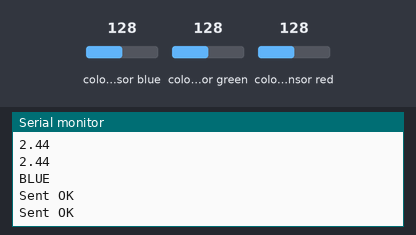
Recording of a sketch running on a simulated ESP8266 (NodeMCU). On the bench: the last lines printed to the serial monitor. Wiring (inferred from the names in the program): TCS3200 colour sensor: output GPIO 13; S2 GPIO 12; S3 GPIO 14. The inputs (shaded band) are chosen by the test bench; at power-on: colour sensor blue 128, colour sensor green 128, colour sensor red 128.

Above: at 1.2 s.
1.3 s: colour sensor blue set to 5
At 3.8 s:
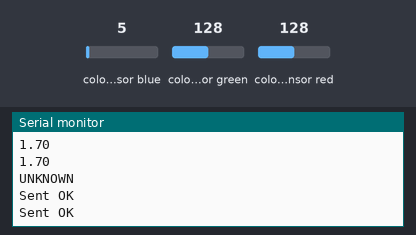
4.2 s: colour sensor green set to 64
At 5.6 s:
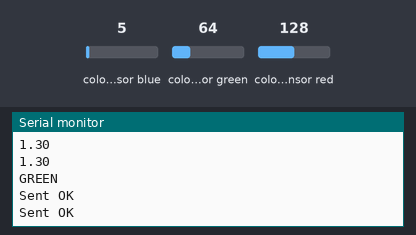
6.6 s: colour sensor red set to 5
At 9.4 s:
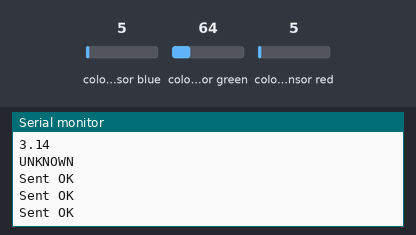
Timing chart, 0 to 10.9 s (numbered marks = the images above; inputs shaded):
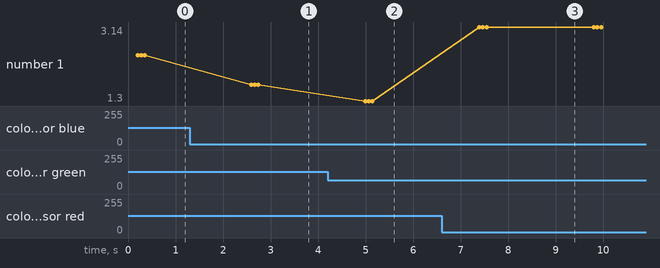

Measured:
- after the input at 1.3 s, the serial monitor: prints a new line after 1.3 s (image 1)
- after the input at 4.2 s, the serial monitor: prints a new line after 0.79 s (image 2)
- after the input at 6.6 s, the serial monitor: prints a new line after 0.79 s (image 3)
- plotted number 1: 2.44 → 1.7 after the input at 1.3 s, 1.7 → 1.3 after the input at 4.2 s, 1.3 → 3.14 after the input at 6.6 s

The sketch:

tcs3200_esp8266.ino
```cpp
#include <ESP8266WiFi.h>
#include <espnow.h>
#include <user_interface.h>

const int S3 = 14;
const int S2 = 12;
const int OUT = 13;

const int nr_channel = 9;
const unsigned long time_out = 30000;
uint32_t seqContor = 0;
unsigned long lastHeartbeat = 0;

enum { RED = 0,
       GREEN = 1,
       BLUE = 2,
       UNKNOWN = 3,
       NOT_READY = 4,
       EMPTY = 5 };
enum { CUBE_DETECTED = 0,
       COLOR_RESULT = 1,
       HEARTBEAT = 2 };

uint8_t receiverMAC[] = { 0x58, 0x2A, 0xBD, 0x80, 0x82, 0xE8 };

typedef struct {
  uint8_t type;
  uint8_t color;
  uint32_t seq;
  uint32_t t_ms;
} Message;

Message esp8266Data;

//Read 8 pulses per channel so the output will be more stable and returns the average (average)
unsigned long readChannel_average(bool s3, bool s2) {
  int valid = 0;
  unsigned long sum = 0;

  digitalWrite(S3, s3);
  digitalWrite(S2, s2);
  delay(10);

  for (int i = 1; i <= nr_channel; i++) {
    unsigned long p = pulseIn(OUT, LOW, time_out);
    if (p > 0) {
      sum = sum + p;
      valid++;
    }
  }

  return valid ? sum / valid : 0;
}

unsigned long insertionSortAndGetMedian(unsigned long v[], int n) {
  for (int i = 1; i < n; ++i) {
    unsigned long key = v[i];
    int j = i - 1;

    while (j >= 0 && v[j] > key) {
      v[j + 1] = v[j];
      j = j - 1;
    }
    v[j + 1] = key;
  }
  return v[n / 2];
}

//Read 9 pulses per channel in an array and than it sorts them an return the middle one so the output will be more stable (median)
//More robust than average (ignores the extreme values)
unsigned long readChannel_median(bool s3, bool s2) {
  digitalWrite(S3, s3);
  digitalWrite(S2, s2);
  delay(10);

  unsigned long v[nr_channel];
  int n = 0;
  for (int i = 0; i < nr_channel; i++) {
    unsigned long p = pulseIn(OUT, LOW, time_out);
    if (p > 0) {
      v[n++] = p;
    }
  }

  if (n < nr_channel / 2) return 0;

  return insertionSortAndGetMedian(v, n);
}

//clasify the cubes colors by measuring the pulses based on the value from r/c because it is a more stable number
int clasify_colors(unsigned long R, unsigned long C) {
  float ratio = (float)R / C;
  Serial.println(ratio);
  if (1.9 < ratio && ratio < 2.6) {
    return BLUE;
  } else if (1.0 < ratio && ratio < 1.3) {
    return GREEN;
  } else if (0.4 < ratio && ratio < 0.6) {
    return RED;
  } else {
    return UNKNOWN;
  }
}

// this function is an agreement of 2-3 readings, it fixes the issue as a single bad reading being accepted as a color
int stablecolor() {
  delay(150);

  int votes[4] = { 0, 0, 0, 0 };
  int empty = 0;

  for (int i = 0; i < 3; i++) {
    unsigned long r = readChannel_median(LOW, LOW);
    unsigned long g = readChannel_median(HIGH, HIGH);
    unsigned long b = readChannel_median(HIGH, LOW);
    unsigned long c = readChannel_median(LOW, HIGH);
    //Serial.println(c);

    if (r && g && b && c) {
      if (c > 400) {
        empty++;
      } else {
        votes[clasify_colors(r, c)]++;
      }
    } else {
      Serial.println("NO SIGNAL");
    }
    delay(30);
  }

  if (empty >= 2) return EMPTY;
  for (int i = 0; i < 4; i++) {
    if (votes[i] >= 2) return i;
  }
  return NOT_READY;
}

void sendMessage(uint8_t type, uint8_t color) {
  esp8266Data.type = type;
  esp8266Data.color = color;
  esp8266Data.seq = ++seqContor;
  esp8266Data.t_ms = millis();
  esp_now_send(receiverMAC, (uint8_t *)&esp8266Data, sizeof(esp8266Data));
}

void sendHeartBeat() {
  if (millis() - lastHeartbeat >= 1000) {
    lastHeartbeat = millis();
    sendMessage(HEARTBEAT, 0);
  }
}

void onSent(uint8_t *mac, uint8_t status) {
  //if(status != 0){
  //Serial.println("Send Failed");
  //}
  Serial.println(status == 0 ? "Sent OK" : "Send Failed");
}

void setup() {
  Serial.begin(115200);
  wifi_set_channel(1);
  pinMode(S2, OUTPUT);
  pinMode(S3, OUTPUT);
  pinMode(OUT, INPUT);

  WiFi.mode(WIFI_STA);

  if (esp_now_init() != 0) {
    Serial.println("ESP NOW INIT FAILED");
    return;
  }

  esp_now_set_self_role(ESP_NOW_ROLE_CONTROLLER);
  esp_now_register_send_cb(onSent);
  esp_now_add_peer(receiverMAC, ESP_NOW_ROLE_SLAVE, 1, NULL, 0);
}

void loop() {
  sendHeartBeat();

  unsigned long clear = readChannel_median(LOW, HIGH);
  //Serial.print("Clear: "); Serial.println(clear);
  if (clear == 0 || clear > 400) {
    return;
  }

  sendMessage(CUBE_DETECTED, 0);

  int result = NOT_READY;

  for (int i = 0; i < 3 && result == NOT_READY; i++) {
    result = stablecolor();
  }
  if (result == EMPTY) {
    //Serial.println("EMPTY BAND");
    return;
  } else if (result == NOT_READY) {
    result = UNKNOWN;
    Serial.println("UNKNOWN (no agreement)");
  } else if (result == RED) {
    Serial.println("RED");
  } else if (result == BLUE) {
    Serial.println("BLUE");
  } else if (result == GREEN) {
    Serial.println("GREEN");
  } else if (result == UNKNOWN) {
    Serial.println("UNKNOWN");
  }

  sendMessage(COLOR_RESULT, result);
  //delay(2000);

  unsigned long t = millis();
  while (millis() - t < 2000) {
    sendHeartBeat();
    delay(10);
  }
}
```
